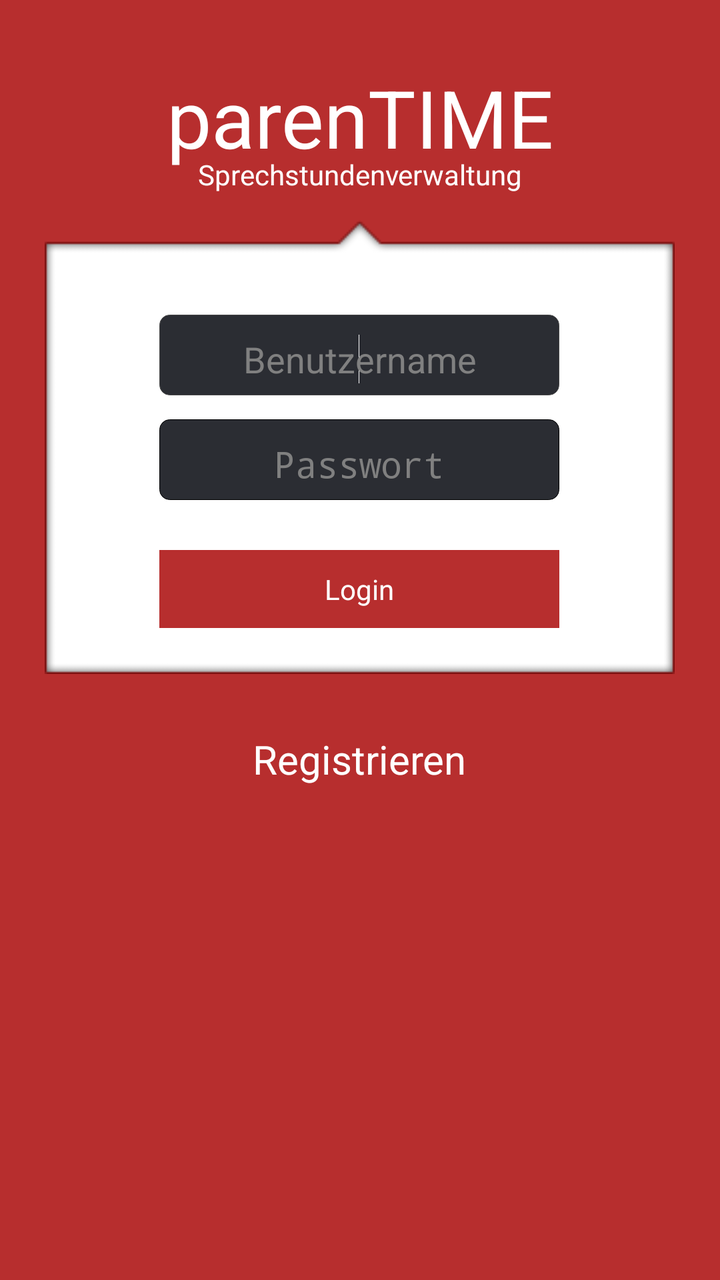
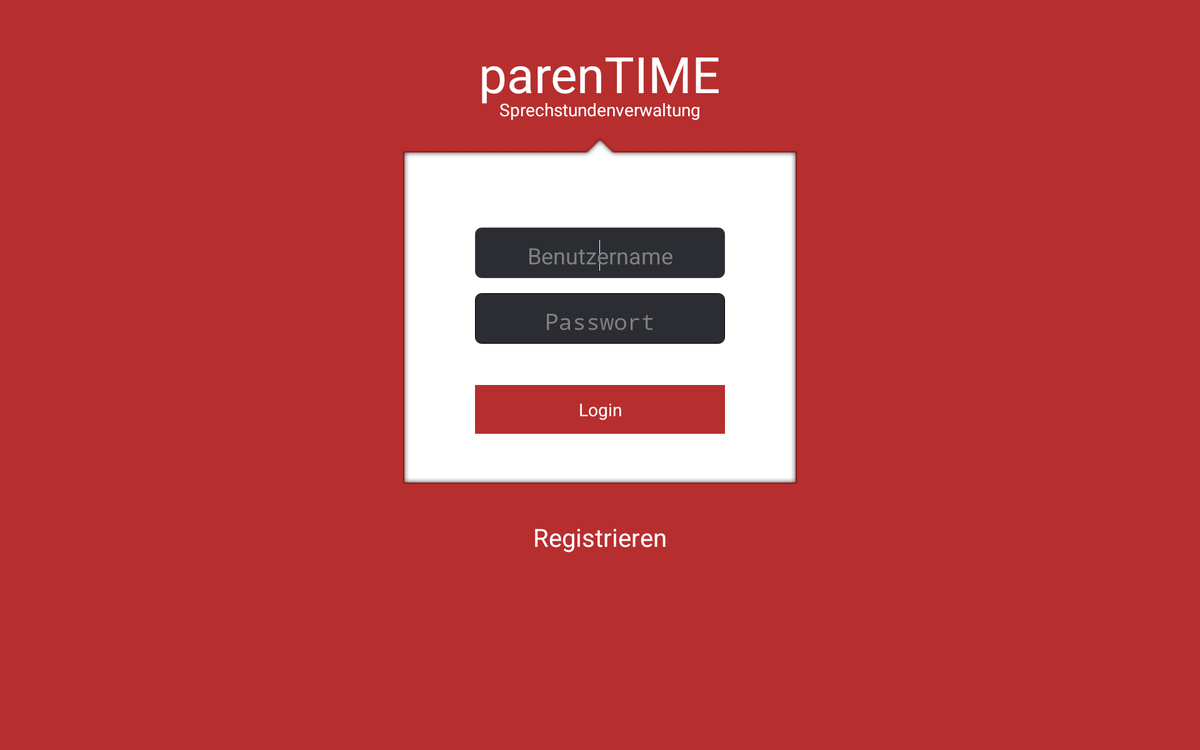

The same Android screen from two of the app's own layout files: first res/layout/ as a phone draws it, then the author's variant for another configuration, drawn on a device whose configuration selects that folder. Both files follow.
<!-- AndroidManifest.xml: application theme CustomActionBarTheme -->
<!-- res/layout/login.xml -->
<?xml version="1.0" encoding="utf-8"?>
<RelativeLayout xmlns:android="http://schemas.android.com/apk/res/android"
    android:layout_width="match_parent"
    android:layout_height="match_parent"
    android:background="@color/background" >

    <ImageView
        android:id="@+id/imageView1"
        android:layout_width="wrap_content"
        android:layout_height="wrap_content"
        android:layout_alignParentTop="true"
        android:layout_centerHorizontal="true"
        android:layout_marginTop="110dp"
        android:src="@drawable/login_top_bg" />

    <RelativeLayout
        android:id="@+id/linearLayout1"
        android:layout_width="wrap_content"
        android:layout_height="200dp"
        android:layout_alignLeft="@+id/imageView1"
        android:layout_alignRight="@+id/imageView1"
        android:layout_below="@+id/imageView1"
        android:background="@drawable/login_main_bg"
        android:orientation="horizontal" >

         <Button
             android:id="@+id/login"
             android:layout_width="217dp"
             android:layout_height="39dp"
             android:layout_alignLeft="@+id/password_signup_field"
             android:layout_alignParentBottom="true"
             android:layout_alignRight="@+id/password_signup_field"
             android:layout_marginBottom="16dp"
             android:background="@drawable/custom_button"
             android:text="@string/login_button"
             android:textColor="@color/white" />

         <EditText
             android:id="@+id/password_signup_field"
             android:layout_width="200dp"
             android:layout_height="wrap_content"
             android:layout_centerInParent="true"
             android:background="@drawable/custom_edittext"
             android:ems="10"
             android:hint="@string/password"
             android:inputType="textPassword"
             android:textColor="@color/white"
             android:gravity="center_horizontal"
             android:textCursorDrawable="@null"/>

         <EditText
             android:id="@+id/username_signup_field"
             android:layout_width="200dp"
             android:layout_height="wrap_content"
             android:layout_above="@+id/password_signup_field"
             android:layout_centerHorizontal="true"
             android:layout_marginBottom="12dp"
             android:background="@drawable/custom_edittext"
             android:ems="10"
             android:hint="@string/username"
             android:inputType="text|textEmailAddress"
             android:textColor="@color/white" 
             android:gravity="center_horizontal"
             android:textCursorDrawable="@null">
 		<requestFocus />
 		</EditText>
    </RelativeLayout>

    <ImageView
        android:id="@+id/imageView2"
        android:layout_width="wrap_content"
        android:layout_height="wrap_content"
        android:layout_alignLeft="@+id/linearLayout1"
        android:layout_below="@+id/linearLayout1"
        android:src="@drawable/login_bot_bg" />

    <TextView
        android:id="@+id/signup_link"
        android:layout_width="wrap_content"
        android:layout_height="wrap_content"
        android:layout_below="@+id/imageView2"
        android:layout_centerHorizontal="true"
        android:layout_marginTop="29dp"
        android:text="@string/signup_button"
        android:textColor="@android:color/white"
        android:textSize="20sp" />

    <TextView
        android:id="@+id/titleBig"
        android:layout_width="wrap_content"
        android:layout_height="wrap_content"
        android:layout_alignParentTop="true"
        android:layout_centerHorizontal="true"
        android:layout_marginTop="32dp"
        android:text="parenTIME"
        android:textColor="@color/white"
        android:textSize="40sp" />

    <TextView
        android:id="@+id/titleSub"
        android:layout_width="wrap_content"
        android:layout_height="wrap_content"
        android:layout_below="@+id/titleBig"
        android:layout_centerHorizontal="true"
        android:layout_marginTop="-8dp"
        android:text="Sprechstundenverwaltung"
        android:textAppearance="?android:attr/textAppearanceSmall"
        android:textColor="@color/white" />

</RelativeLayout>
<!-- resources referenced by this layout -->
<resources>
  <color name="background">#b72e2e</color>
  <color name="white">#FFFFFF</color>
  <!-- drawable custom_button (drawable) -->
  <?xml version="1.0" encoding="UTF-8"?>
  <selector
    xmlns:android="http://schemas.android.com/apk/res/android">
      <item android:state_enabled="false" 
       android:drawable="@color/light_red" />
      <item android:state_enabled="true" 
       android:state_pressed="true" 
       android:drawable="@color/light_red" />
      <item android:state_enabled="true"
       android:state_focused="true" 
       android:drawable="@color/light_red" />
      <item android:state_enabled="true"
       android:drawable="@color/background" />
  </selector>
  <!-- drawable custom_edittext (drawable) -->
  <?xml version="1.0" encoding="utf-8"?>
  <selector xmlns:android="http://schemas.android.com/apk/res/android">
      <item 
          android:state_pressed="true">
       <shape>
          <solid
              android:color="@color/dark_blue"/>
          <stroke android:width="1px" android:color="#000000" />
          <corners android:radius="5dp" />
          <padding 
              android:left="10dp" 
              android:top="10dp"
              android:right="10dp"
              android:bottom="6dp" 
              />
      </shape>
  </item>
  <item android:state_focused="true">
       <shape>
          <solid
              android:color="@color/dark_blue"/>
          <stroke android:width="1px" android:color="#494949" />
          <corners android:radius="5dp" />
          <padding 
              android:left="10dp" 
              android:top="10dp"
              android:right="10dp"
              android:bottom="6dp" 
              />
      </shape>
  </item>
  <item>
      <shape>
          <solid
              android:color="@color/dark_blue"/>
          <stroke android:width="1px" android:color="#000000" />
          <corners android:radius="5dp" />
          <padding 
              android:left="10dp" 
              android:top="10dp"
              android:right="10dp"
              android:bottom="6dp" 
              />
      </shape>
  </item></selector>
  <!-- drawable login_bot_bg: png bitmap (drawable, 2977 bytes) -->
  <!-- drawable login_main_bg: png bitmap (drawable, 2843 bytes) -->
  <!-- drawable login_top_bg: png bitmap (drawable, 3745 bytes) -->
  <string name="login_button">Login</string>
  <string name="password">Passwort</string>
  <string name="signup_button">Registrieren</string>
  <string name="username">Benutzername</string>
  <style name="CustomActionBarTheme" parent="@style/AppBaseTheme">
          <item name="android:actionBarStyle">@style/MyActionBar</item>
         
          <item name="android:actionMenuTextColor">@color/white</item>
      </style>
  <color name="light_red">#e74c3c</color>
  <color name="dark_blue">#2b2d33</color>
  <style name="AppBaseTheme" parent="android:Theme.Light">
          
           <item name="android:windowContentOverlay">@drawable/ab_solid_shadow_holo</item>
      </style>
  <style name="MyActionBar" parent="@android:style/Widget.Holo.ActionBar">
           <item name="android:titleTextStyle">@style/MyActionBarTitleText</item>
           <item name="android:background">@color/dark_gray</item>
            
      </style>
  <style name="MyActionBarTitleText" parent="@android:style/TextAppearance.Holo.Widget.ActionBar.Title">
          <item name="android:textColor">@color/white</item> 
      </style>
  <color name="dark_gray">#1d1919</color>
</resources>
<!-- res/layout-sw600dp-land/login.xml (the author's variant of the layout above) -->
<!-- drawn on a 7-inch tablet turned sideways -->
<?xml version="1.0" encoding="utf-8"?>
<RelativeLayout xmlns:android="http://schemas.android.com/apk/res/android"
    android:layout_width="match_parent"
    android:layout_height="match_parent" 
    android:background="@color/background">
    
     <RelativeLayout
        android:layout_width="match_parent"
    	android:layout_height="match_parent"
    	>
    <ImageView
        android:id="@+id/imageView1"
        android:layout_width="wrap_content"
        android:layout_height="wrap_content"
        android:layout_alignParentTop="true"
        android:layout_centerHorizontal="true"
        android:layout_marginTop="110dp"
        android:src="@drawable/login_top_bg" />

    <RelativeLayout
        android:id="@+id/linearLayout1"
        android:layout_width="wrap_content"
        android:layout_height="250dp"
        android:layout_alignLeft="@+id/imageView1"
        android:layout_alignRight="@+id/imageView1"
        android:layout_below="@+id/imageView1"
        android:background="@drawable/login_main_bg"
        android:orientation="horizontal" >

         <EditText
             android:id="@+id/username_signup_field"
             android:layout_width="200dp"
             android:layout_height="wrap_content"
             android:layout_above="@+id/password_signup_field"
             android:layout_centerHorizontal="true"
             android:layout_marginBottom="12dp"
             android:layout_marginTop="5dp"
             android:background="@drawable/custom_edittext"
             
             android:ems="10"
             android:hint="@string/username"
             android:inputType="text|textEmailAddress"
             android:textColor="@color/white" 
             android:gravity="center_horizontal"
             android:textCursorDrawable="@null">
              <requestFocus />
         </EditText>

         <EditText
             android:id="@+id/password_signup_field"
             android:layout_width="200dp"
             android:layout_height="wrap_content"
             android:layout_centerHorizontal="true"
             android:layout_centerVertical="true"
             android:background="@drawable/custom_edittext"
             android:ems="10"
             android:gravity="center_horizontal"
             android:hint="@string/password"
             android:inputType="textPassword"
             android:textColor="@color/white"
             android:textCursorDrawable="@null" />

         <Button
             android:id="@+id/login"
             android:layout_width="217dp"
             android:layout_height="39dp"
             android:layout_alignLeft="@+id/password_signup_field"
             android:layout_alignRight="@+id/password_signup_field"
             android:layout_below="@+id/password_signup_field"
             android:layout_marginTop="33dp"
             android:background="@drawable/custom_button"
             android:text="@string/login_button"
             android:textColor="@color/white" />

    </RelativeLayout>

    <ImageView
        android:id="@+id/imageView2"
        android:layout_width="wrap_content"
        android:layout_height="wrap_content"
        android:layout_alignLeft="@+id/linearLayout1"
        android:layout_below="@+id/linearLayout1"
        android:src="@drawable/login_bot_bg" />

    <TextView
        android:id="@+id/signup_link"
        android:layout_width="wrap_content"
        android:layout_height="wrap_content"
        android:layout_below="@+id/imageView2"
        android:layout_centerHorizontal="true"
        android:layout_marginTop="29dp"
        android:text="@string/signup_button"
        android:textColor="@android:color/white"
        android:textSize="20sp" />

    <TextView
        android:id="@+id/titleBig"
        android:layout_width="wrap_content"
        android:layout_height="wrap_content"
        android:layout_alignParentTop="true"
        android:layout_centerHorizontal="true"
        android:layout_marginTop="32dp"
        android:text="parenTIME"
        android:textColor="@color/white"
        android:textSize="40sp" />

    <TextView
        android:id="@+id/titleSub"
        android:layout_width="wrap_content"
        android:layout_height="wrap_content"
        android:layout_below="@+id/titleBig"
        android:layout_centerHorizontal="true"
        android:layout_marginTop="-8dp"
        android:text="Sprechstundenverwaltung"
        android:textAppearance="?android:attr/textAppearanceSmall"
        android:textColor="@color/white" />
    
    </RelativeLayout>
    

</RelativeLayout>
